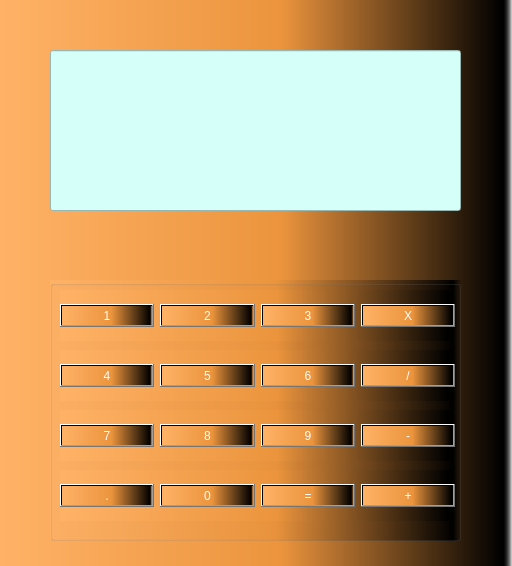
<?xml version="1.0" encoding="UTF-8"?>
<ui version="4.0">
 <class>Form</class>
 <widget class="QWidget" name="Form">
  <property name="geometry">
   <rect>
    <x>0</x>
    <y>0</y>
    <width>512</width>
    <height>566</height>
   </rect>
  </property>
  <property name="minimumSize">
   <size>
    <width>512</width>
    <height>566</height>
   </size>
  </property>
  <property name="maximumSize">
   <size>
    <width>512</width>
    <height>566</height>
   </size>
  </property>
  <property name="windowTitle">
   <string>Calculator</string>
  </property>
  <property name="styleSheet">
   <string notr="true">QWidget{


background-color: qlineargradient(spread:pad, x1:0, y1:0, x2:1, y2:0, stop:0 rgba(255, 178, 102, 255), stop:0.55 rgba(235, 148, 61, 255), stop:0.98 rgba(0, 0, 0, 255), stop:1 rgba(0, 0, 0, 0));
}

QPushButton{
font: 75 20pt &quot;MS Shell Dlg 2&quot;;
	color: rgb(255, 255, 255);

}</string>
  </property>
  <widget class="QGroupBox" name="buttonGroupBox">
   <property name="geometry">
    <rect>
     <x>50</x>
     <y>280</y>
     <width>411</width>
     <height>261</height>
    </rect>
   </property>
   <property name="styleSheet">
    <string notr="true">QGroubBox{
background-color: rgb(170, 255, 255);

}</string>
   </property>
   <property name="title">
    <string/>
   </property>
   <widget class="QWidget" name="horizontalLayoutWidget_3">
    <property name="geometry">
     <rect>
      <x>10</x>
      <y>130</y>
      <width>395</width>
      <height>51</height>
     </rect>
    </property>
    <layout class="QGridLayout" name="gridLayout_5">
     <item row="0" column="0">
      <widget class="QPushButton" name="numberSevenPushButton_2">
       <property name="text">
        <string>7</string>
       </property>
      </widget>
     </item>
     <item row="0" column="1">
      <widget class="QPushButton" name="numberEightPushButton_2">
       <property name="text">
        <string>8</string>
       </property>
      </widget>
     </item>
     <item row="0" column="2">
      <widget class="QPushButton" name="numberNinePushButton_2">
       <property name="text">
        <string>9</string>
       </property>
      </widget>
     </item>
     <item row="0" column="3">
      <widget class="QPushButton" name="subtractionPushButton_2">
       <property name="text">
        <string>-</string>
       </property>
      </widget>
     </item>
    </layout>
   </widget>
   <widget class="QWidget" name="horizontalLayoutWidget_2">
    <property name="geometry">
     <rect>
      <x>10</x>
      <y>70</y>
      <width>395</width>
      <height>51</height>
     </rect>
    </property>
    <layout class="QGridLayout" name="gridLayout_6">
     <item row="0" column="0">
      <widget class="QPushButton" name="numberFourPushButton_2">
       <property name="text">
        <string>4</string>
       </property>
      </widget>
     </item>
     <item row="0" column="1">
      <widget class="QPushButton" name="numberFivePushButton_2">
       <property name="text">
        <string>5</string>
       </property>
      </widget>
     </item>
     <item row="0" column="2">
      <widget class="QPushButton" name="numberSixPushButton_2">
       <property name="text">
        <string>6</string>
       </property>
      </widget>
     </item>
     <item row="0" column="3">
      <widget class="QPushButton" name="divisionPushButton_2">
       <property name="text">
        <string>/</string>
       </property>
      </widget>
     </item>
    </layout>
   </widget>
   <widget class="QWidget" name="horizontalLayoutWidget_4">
    <property name="geometry">
     <rect>
      <x>10</x>
      <y>190</y>
      <width>395</width>
      <height>51</height>
     </rect>
    </property>
    <layout class="QGridLayout" name="gridLayout_7">
     <item row="0" column="0">
      <widget class="QPushButton" name="numberOnePushButton_5">
       <property name="text">
        <string>.</string>
       </property>
      </widget>
     </item>
     <item row="0" column="1">
      <widget class="QPushButton" name="numberTwoPushButton_5">
       <property name="text">
        <string>0</string>
       </property>
      </widget>
     </item>
     <item row="0" column="2">
      <widget class="QPushButton" name="numberThreePushButton_5">
       <property name="text">
        <string>=</string>
       </property>
      </widget>
     </item>
     <item row="0" column="3">
      <widget class="QPushButton" name="multiplyPushButton_5">
       <property name="text">
        <string>+</string>
       </property>
      </widget>
     </item>
    </layout>
   </widget>
   <widget class="QWidget" name="horizontalLayoutWidget">
    <property name="geometry">
     <rect>
      <x>10</x>
      <y>10</y>
      <width>395</width>
      <height>51</height>
     </rect>
    </property>
    <layout class="QGridLayout" name="gridLayout_8">
     <item row="0" column="0">
      <widget class="QPushButton" name="numberOnePushButton_2">
       <property name="tabletTracking">
        <bool>false</bool>
       </property>
       <property name="text">
        <string>1</string>
       </property>
      </widget>
     </item>
     <item row="0" column="3">
      <widget class="QPushButton" name="multiplyPushButton">
       <property name="text">
        <string>X</string>
       </property>
      </widget>
     </item>
     <item row="0" column="2">
      <widget class="QPushButton" name="numberThreePushButton_2">
       <property name="text">
        <string>3</string>
       </property>
      </widget>
     </item>
     <item row="0" column="1">
      <widget class="QPushButton" name="numberTwoPushButton_2">
       <property name="text">
        <string>2</string>
       </property>
      </widget>
     </item>
    </layout>
   </widget>
  </widget>
  <widget class="QLineEdit" name="screan">
   <property name="geometry">
    <rect>
     <x>50</x>
     <y>50</y>
     <width>411</width>
     <height>161</height>
    </rect>
   </property>
   <property name="styleSheet">
    <string notr="true">QLineEdit{
background-color: rgb(213, 255, 249);
}</string>
   </property>
  </widget>
 </widget>
 <resources>
  <include location="../Resources.qrc"/>
 </resources>
 <connections/>
</ui>
